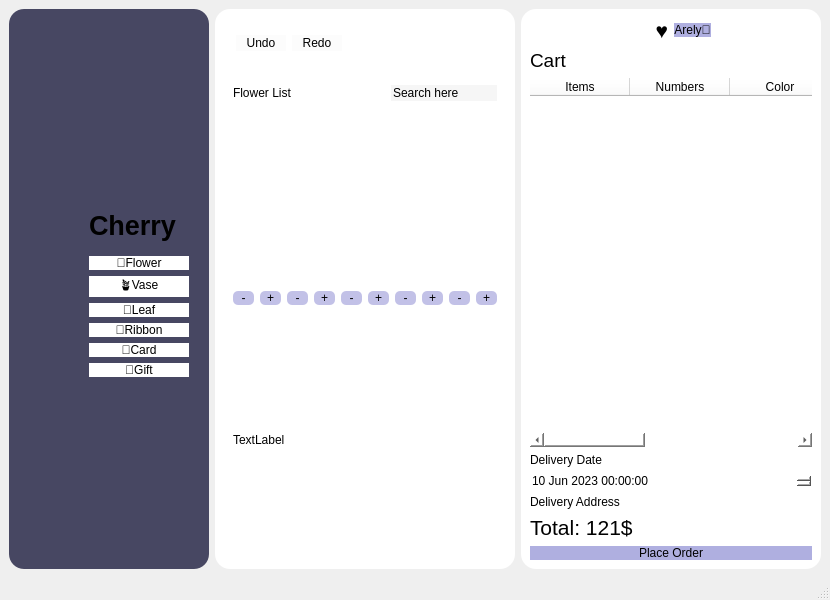
<?xml version="1.0" encoding="UTF-8"?>
<ui version="4.0">
 <class>MainWindow</class>
 <widget class="QMainWindow" name="MainWindow">
  <property name="geometry">
   <rect>
    <x>0</x>
    <y>0</y>
    <width>830</width>
    <height>600</height>
   </rect>
  </property>
  <property name="minimumSize">
   <size>
    <width>0</width>
    <height>0</height>
   </size>
  </property>
  <property name="maximumSize">
   <size>
    <width>16777215</width>
    <height>16777215</height>
   </size>
  </property>
  <property name="cursor">
   <cursorShape>ArrowCursor</cursorShape>
  </property>
  <property name="windowTitle">
   <string>MainWindow</string>
  </property>
  <property name="styleSheet">
   <string notr="true">.menuLateral{
borde-radius: 20px;
border-bottom: 1px solid rgb(85, 0, 127)
}
.menuLateral:hover{
background-color: rgb(85,0,127)
}</string>
  </property>
  <widget class="QWidget" name="centralwidget">
   <layout class="QHBoxLayout" name="horizontalLayout">
    <item>
     <widget class="QFrame" name="frame">
      <property name="minimumSize">
       <size>
        <width>200</width>
        <height>0</height>
       </size>
      </property>
      <property name="maximumSize">
       <size>
        <width>0</width>
        <height>16777215</height>
       </size>
      </property>
      <property name="styleSheet">
       <string notr="true">background-color: #474762;
border-radius: 15px;</string>
      </property>
      <property name="frameShape">
       <enum>QFrame::StyledPanel</enum>
      </property>
      <property name="frameShadow">
       <enum>QFrame::Raised</enum>
      </property>
      <layout class="QVBoxLayout" name="verticalLayout_2">
       <property name="leftMargin">
        <number>80</number>
       </property>
       <property name="topMargin">
        <number>9</number>
       </property>
       <property name="bottomMargin">
        <number>9</number>
       </property>
       <item>
        <layout class="QVBoxLayout" name="verticalLayout">
         <item>
          <widget class="QLabel" name="label_2">
           <property name="minimumSize">
            <size>
             <width>0</width>
             <height>0</height>
            </size>
           </property>
           <property name="maximumSize">
            <size>
             <width>200</width>
             <height>50</height>
            </size>
           </property>
           <property name="font">
            <font>
             <family>Leelawadee UI</family>
             <pointsize>20</pointsize>
             <weight>75</weight>
             <bold>true</bold>
            </font>
           </property>
           <property name="text">
            <string>Cherry</string>
           </property>
          </widget>
         </item>
         <item>
          <widget class="QPushButton" name="pushButton_6">
           <property name="maximumSize">
            <size>
             <width>100</width>
             <height>16777215</height>
            </size>
           </property>
           <property name="cursor">
            <cursorShape>OpenHandCursor</cursorShape>
           </property>
           <property name="styleSheet">
            <string notr="true">background-color: white;</string>
           </property>
           <property name="text">
            <string>🌸Flower</string>
           </property>
           <property name="class" stdset="0">
            <string>menuLateral</string>
           </property>
          </widget>
         </item>
         <item>
          <widget class="QPushButton" name="pushButton_5">
           <property name="maximumSize">
            <size>
             <width>100</width>
             <height>16777215</height>
            </size>
           </property>
           <property name="cursor">
            <cursorShape>OpenHandCursor</cursorShape>
           </property>
           <property name="styleSheet">
            <string notr="true">background-color: white;</string>
           </property>
           <property name="text">
            <string>🪴Vase</string>
           </property>
           <property name="class" stdset="0">
            <string>menuLateral</string>
           </property>
          </widget>
         </item>
         <item>
          <widget class="QPushButton" name="pushButton_4">
           <property name="maximumSize">
            <size>
             <width>100</width>
             <height>16777215</height>
            </size>
           </property>
           <property name="cursor">
            <cursorShape>OpenHandCursor</cursorShape>
           </property>
           <property name="styleSheet">
            <string notr="true">background-color: white;</string>
           </property>
           <property name="text">
            <string>🌿Leaf</string>
           </property>
           <property name="class" stdset="0">
            <string>menuLateral</string>
           </property>
          </widget>
         </item>
         <item>
          <widget class="QPushButton" name="pushButton_3">
           <property name="maximumSize">
            <size>
             <width>100</width>
             <height>16777215</height>
            </size>
           </property>
           <property name="cursor">
            <cursorShape>OpenHandCursor</cursorShape>
           </property>
           <property name="styleSheet">
            <string notr="true">background-color: white;</string>
           </property>
           <property name="text">
            <string>🎀Ribbon</string>
           </property>
           <property name="class" stdset="0">
            <string>menuLateral</string>
           </property>
          </widget>
         </item>
         <item>
          <widget class="QPushButton" name="pushButton_2">
           <property name="maximumSize">
            <size>
             <width>100</width>
             <height>16777215</height>
            </size>
           </property>
           <property name="cursor">
            <cursorShape>OpenHandCursor</cursorShape>
           </property>
           <property name="styleSheet">
            <string notr="true">background-color: white;</string>
           </property>
           <property name="text">
            <string>💌Card</string>
           </property>
           <property name="class" stdset="0">
            <string>menuLateral</string>
           </property>
          </widget>
         </item>
         <item>
          <widget class="QPushButton" name="pushButton">
           <property name="maximumSize">
            <size>
             <width>100</width>
             <height>16777215</height>
            </size>
           </property>
           <property name="cursor">
            <cursorShape>OpenHandCursor</cursorShape>
           </property>
           <property name="styleSheet">
            <string notr="true">background-color: white;</string>
           </property>
           <property name="text">
            <string>🎁Gift</string>
           </property>
           <property name="class" stdset="0">
            <string>menuLateral</string>
           </property>
          </widget>
         </item>
        </layout>
       </item>
      </layout>
     </widget>
    </item>
    <item>
     <widget class="QFrame" name="frame_3">
      <property name="minimumSize">
       <size>
        <width>300</width>
        <height>0</height>
       </size>
      </property>
      <property name="maximumSize">
       <size>
        <width>200</width>
        <height>16777215</height>
       </size>
      </property>
      <property name="styleSheet">
       <string notr="true">background-color: #ffffff;
border-radius: 15px;</string>
      </property>
      <property name="frameShape">
       <enum>QFrame::StyledPanel</enum>
      </property>
      <property name="frameShadow">
       <enum>QFrame::Raised</enum>
      </property>
      <layout class="QVBoxLayout" name="verticalLayout_4">
       <item>
        <widget class="QFrame" name="frame_6">
         <property name="maximumSize">
          <size>
           <width>130</width>
           <height>50</height>
          </size>
         </property>
         <property name="frameShape">
          <enum>QFrame::StyledPanel</enum>
         </property>
         <property name="frameShadow">
          <enum>QFrame::Raised</enum>
         </property>
         <layout class="QHBoxLayout" name="horizontalLayout_3">
          <item>
           <layout class="QHBoxLayout" name="horizontalLayout_2">
            <item>
             <widget class="QPushButton" name="pushButton_10">
              <property name="maximumSize">
               <size>
                <width>50</width>
                <height>16777215</height>
               </size>
              </property>
              <property name="layoutDirection">
               <enum>Qt::LeftToRight</enum>
              </property>
              <property name="styleSheet">
               <string notr="true">border: 1px solid #fcfcfc;
background-color: #fcfcfc;
pading: 5 px;</string>
              </property>
              <property name="text">
               <string>Undo</string>
              </property>
              <property name="icon">
               <iconset>
                <normaloff>../img/search.png</normaloff>../img/search.png</iconset>
              </property>
             </widget>
            </item>
            <item>
             <widget class="QPushButton" name="pushButton_9">
              <property name="maximumSize">
               <size>
                <width>50</width>
                <height>16777215</height>
               </size>
              </property>
              <property name="styleSheet">
               <string notr="true">border: 1px solid #fcfcfc;
background-color: #fcfcfc;
pading: 5 px;</string>
              </property>
              <property name="text">
               <string>Redo</string>
              </property>
              <property name="icon">
               <iconset>
                <normaloff>../img/undo.png</normaloff>../img/undo.png</iconset>
              </property>
             </widget>
            </item>
           </layout>
          </item>
         </layout>
        </widget>
       </item>
       <item>
        <widget class="QFrame" name="frame_5">
         <property name="frameShape">
          <enum>QFrame::StyledPanel</enum>
         </property>
         <property name="frameShadow">
          <enum>QFrame::Raised</enum>
         </property>
         <layout class="QHBoxLayout" name="horizontalLayout_4">
          <item>
           <layout class="QVBoxLayout" name="verticalLayout_3">
            <item>
             <layout class="QHBoxLayout" name="horizontalLayout_8">
              <item>
               <widget class="QLabel" name="label_7">
                <property name="text">
                 <string>Flower List</string>
                </property>
               </widget>
              </item>
              <item>
               <spacer name="horizontalSpacer">
                <property name="orientation">
                 <enum>Qt::Horizontal</enum>
                </property>
                <property name="sizeHint" stdset="0">
                 <size>
                  <width>40</width>
                  <height>20</height>
                 </size>
                </property>
               </spacer>
              </item>
              <item>
               <widget class="QLineEdit" name="lineEdit">
                <property name="styleSheet">
                 <string notr="true">background-color: #f6f6f6;</string>
                </property>
                <property name="text">
                 <string>Search here</string>
                </property>
               </widget>
              </item>
             </layout>
            </item>
            <item>
             <layout class="QHBoxLayout" name="horizontalLayout_9">
              <item>
               <widget class="QLabel" name="label_12">
                <property name="styleSheet">
                 <string notr="true">border-image: url(&quot;img/peonia.png&quot;);</string>
                </property>
                <property name="text">
                 <string/>
                </property>
               </widget>
              </item>
              <item>
               <widget class="QLabel" name="label_11">
                <property name="text">
                 <string/>
                </property>
               </widget>
              </item>
              <item>
               <widget class="QLabel" name="label_10">
                <property name="text">
                 <string/>
                </property>
               </widget>
              </item>
              <item>
               <widget class="QLabel" name="label_9">
                <property name="text">
                 <string/>
                </property>
               </widget>
              </item>
              <item>
               <widget class="QLabel" name="label_8">
                <property name="text">
                 <string/>
                </property>
               </widget>
              </item>
             </layout>
            </item>
            <item>
             <layout class="QHBoxLayout" name="horizontalLayout_7">
              <item>
               <widget class="QPushButton" name="pushButton_20">
                <property name="styleSheet">
                 <string notr="true">background-color: #c2c1e7;
border-radius: 5px;</string>
                </property>
                <property name="text">
                 <string>-</string>
                </property>
               </widget>
              </item>
              <item>
               <widget class="QPushButton" name="pushButton_19">
                <property name="styleSheet">
                 <string notr="true">background-color: #c2c1e7;
border-radius: 5px;</string>
                </property>
                <property name="text">
                 <string>+</string>
                </property>
               </widget>
              </item>
              <item>
               <widget class="QPushButton" name="pushButton_18">
                <property name="styleSheet">
                 <string notr="true">background-color: #c2c1e7;
border-radius: 5px;</string>
                </property>
                <property name="text">
                 <string>-</string>
                </property>
               </widget>
              </item>
              <item>
               <widget class="QPushButton" name="pushButton_17">
                <property name="styleSheet">
                 <string notr="true">background-color: #c2c1e7;
border-radius: 5px;</string>
                </property>
                <property name="text">
                 <string>+</string>
                </property>
               </widget>
              </item>
              <item>
               <widget class="QPushButton" name="pushButton_16">
                <property name="styleSheet">
                 <string notr="true">background-color: #c2c1e7;
border-radius: 5px;</string>
                </property>
                <property name="text">
                 <string>-</string>
                </property>
               </widget>
              </item>
              <item>
               <widget class="QPushButton" name="pushButton_15">
                <property name="styleSheet">
                 <string notr="true">background-color: #c2c1e7;
border-radius: 5px;</string>
                </property>
                <property name="text">
                 <string>+</string>
                </property>
               </widget>
              </item>
              <item>
               <widget class="QPushButton" name="pushButton_14">
                <property name="styleSheet">
                 <string notr="true">background-color: #c2c1e7;
border-radius: 5px;</string>
                </property>
                <property name="text">
                 <string>-</string>
                </property>
               </widget>
              </item>
              <item>
               <widget class="QPushButton" name="pushButton_13">
                <property name="styleSheet">
                 <string notr="true">background-color: #c2c1e7;
border-radius: 5px;</string>
                </property>
                <property name="text">
                 <string>+</string>
                </property>
               </widget>
              </item>
              <item>
               <widget class="QPushButton" name="pushButton_12">
                <property name="styleSheet">
                 <string notr="true">background-color: #c2c1e7;
border-radius: 5px;</string>
                </property>
                <property name="text">
                 <string>-</string>
                </property>
               </widget>
              </item>
              <item>
               <widget class="QPushButton" name="pushButton_11">
                <property name="styleSheet">
                 <string notr="true">background-color: #c2c1e7;
border-radius: 5px;</string>
                </property>
                <property name="text">
                 <string>+</string>
                </property>
               </widget>
              </item>
             </layout>
            </item>
           </layout>
          </item>
         </layout>
        </widget>
       </item>
       <item>
        <widget class="QFrame" name="frame_4">
         <property name="frameShape">
          <enum>QFrame::StyledPanel</enum>
         </property>
         <property name="frameShadow">
          <enum>QFrame::Raised</enum>
         </property>
         <layout class="QHBoxLayout" name="horizontalLayout_6">
          <item>
           <layout class="QHBoxLayout" name="horizontalLayout_5">
            <item>
             <widget class="QLabel" name="label_13">
              <property name="text">
               <string>TextLabel</string>
              </property>
             </widget>
            </item>
           </layout>
          </item>
         </layout>
        </widget>
       </item>
      </layout>
     </widget>
    </item>
    <item>
     <widget class="QFrame" name="frame_2">
      <property name="minimumSize">
       <size>
        <width>300</width>
        <height>0</height>
       </size>
      </property>
      <property name="maximumSize">
       <size>
        <width>200</width>
        <height>16777215</height>
       </size>
      </property>
      <property name="styleSheet">
       <string notr="true">background-color: #ffffff;
border-radius: 15px;</string>
      </property>
      <property name="frameShape">
       <enum>QFrame::StyledPanel</enum>
      </property>
      <property name="frameShadow">
       <enum>QFrame::Raised</enum>
      </property>
      <layout class="QVBoxLayout" name="verticalLayout_6">
       <item>
        <layout class="QVBoxLayout" name="verticalLayout_5">
         <item>
          <layout class="QHBoxLayout" name="horizontalLayout_11">
           <item>
            <widget class="QLabel" name="label_4">
             <property name="font">
              <font>
               <pointsize>16</pointsize>
              </font>
             </property>
             <property name="text">
              <string>♥️</string>
             </property>
             <property name="alignment">
              <set>Qt::AlignRight|Qt::AlignTrailing|Qt::AlignVCenter</set>
             </property>
            </widget>
           </item>
           <item alignment="Qt::AlignRight">
            <widget class="QPushButton" name="pushButton_7">
             <property name="maximumSize">
              <size>
               <width>100</width>
               <height>16777215</height>
              </size>
             </property>
             <property name="layoutDirection">
              <enum>Qt::RightToLeft</enum>
             </property>
             <property name="styleSheet">
              <string notr="true">background-color: #afafe0;</string>
             </property>
             <property name="text">
              <string>Arely👤</string>
             </property>
            </widget>
           </item>
          </layout>
         </item>
         <item>
          <layout class="QVBoxLayout" name="verticalLayout_7">
           <item>
            <widget class="QLabel" name="label">
             <property name="font">
              <font>
               <family>Arial</family>
               <pointsize>14</pointsize>
               <weight>50</weight>
               <bold>false</bold>
              </font>
             </property>
             <property name="text">
              <string>Cart</string>
             </property>
            </widget>
           </item>
           <item>
            <widget class="QTableWidget" name="tableWidget">
             <column>
              <property name="text">
               <string>Items</string>
              </property>
             </column>
             <column>
              <property name="text">
               <string>Numbers</string>
              </property>
             </column>
             <column>
              <property name="text">
               <string>Color</string>
              </property>
             </column>
             <column>
              <property name="text">
               <string>Price</string>
              </property>
             </column>
             <column>
              <property name="text">
               <string>Delete</string>
              </property>
             </column>
            </widget>
           </item>
           <item>
            <widget class="QLabel" name="label_5">
             <property name="text">
              <string>Delivery Date</string>
             </property>
            </widget>
           </item>
           <item>
            <widget class="QDateTimeEdit" name="dateTimeEdit">
             <property name="date">
              <date>
               <year>2023</year>
               <month>6</month>
               <day>10</day>
              </date>
             </property>
            </widget>
           </item>
           <item>
            <widget class="QLabel" name="label_6">
             <property name="text">
              <string>Delivery Address</string>
             </property>
            </widget>
           </item>
           <item>
            <widget class="QLabel" name="label_3">
             <property name="font">
              <font>
               <pointsize>16</pointsize>
              </font>
             </property>
             <property name="text">
              <string>Total: 121$</string>
             </property>
            </widget>
           </item>
           <item>
            <widget class="QPushButton" name="pushButton_8">
             <property name="styleSheet">
              <string notr="true">background-color: #afafe0;</string>
             </property>
             <property name="text">
              <string>Place Order</string>
             </property>
            </widget>
           </item>
          </layout>
         </item>
        </layout>
       </item>
      </layout>
     </widget>
    </item>
   </layout>
  </widget>
  <widget class="QMenuBar" name="menubar">
   <property name="geometry">
    <rect>
     <x>0</x>
     <y>0</y>
     <width>830</width>
     <height>21</height>
    </rect>
   </property>
  </widget>
  <widget class="QStatusBar" name="statusbar"/>
 </widget>
 <resources/>
 <connections/>
</ui>
